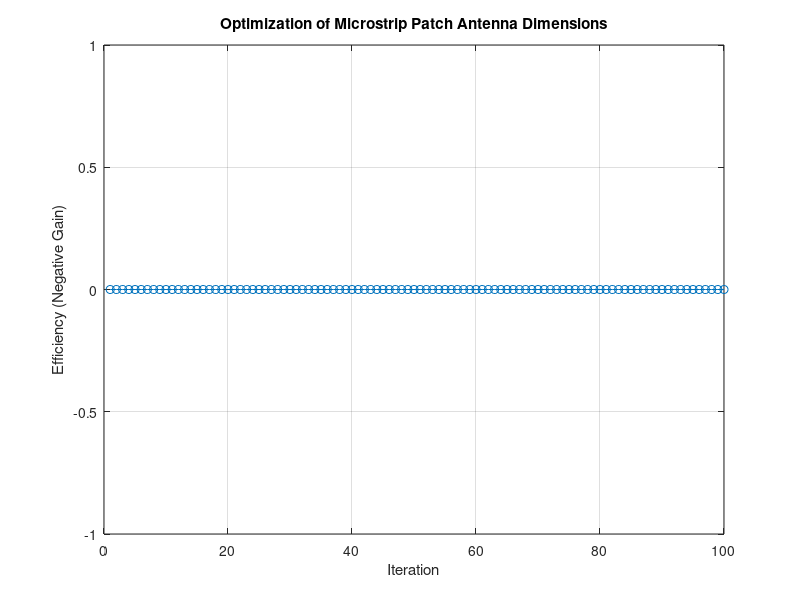

Recreate this plot in MATLAB.
clear all;
close all;
clc;

% Define the frequency for analysis
frequency = 1.5e9; % 1.5 GHz

% Define the initial guess for dimensions [length, width]
initialDimensions = [0.02, 0.02]; % Example initial dimensions (20 mm x 20 mm)

% Define bounds for the dimensions
lb = [0.01, 0.01]; % Lower bounds (10 mm x 10 mm)
ub = [0.03, 0.03]; % Upper bounds (30 mm x 30 mm)

% Set learning parameters for gradient descent
learningRate = 0.01;
tolerance = 1e-6;
maxIterations = 100;

% Initialize parameters
dimensions = initialDimensions;
performanceHistory = zeros(maxIterations, 1); % To store performance at each iteration

% Gradient descent loop
for iter = 1:maxIterations
    % Evaluate the performance of the current parameters
    try
        currentPerformance = objectiveFunction(dimensions, frequency);
        if isnan(currentPerformance)
            error('Invalid performance detected.');
        end
    catch ME
        disp('Error in objective function:');
        disp(ME.message);
        disp('Current dimensions:');
        disp(dimensions);
        break;
    end
    
    % Store the current performance
    performanceHistory(iter) = -currentPerformance;
    
    % Compute gradients (numerical approximation)
    grad = zeros(1, 2);
    epsilon = 1e-6;
    for i = 1:2
        delta = zeros(1, 2);
        delta(i) = epsilon;
        try
            grad(i) = (objectiveFunction(dimensions + delta, frequency) - currentPerformance) / epsilon;
        catch ME
            disp('Error in gradient computation:');
            disp(ME.message);
            disp('Current dimensions:');
            disp(dimensions);
            break;
        end
    end
    
    % Update parameters
    dimensions = dimensions - learningRate * grad;
    
    % Ensure dimensions stay within bounds
    dimensions = max(lb, min(ub, dimensions));
    
    % Check for convergence
    if norm(grad) < tolerance
        performanceHistory = performanceHistory(1:iter); % Trim unused part of the array
        break;
    end
end

% Display the optimal dimensions and performance
disp('Optimal Dimensions (Length, Width):');
disp(dimensions);
disp('Optimal Efficiency:');
try
    disp(objectiveFunction(dimensions, frequency));
catch ME
    disp('Error in final objective function evaluation:');
    disp(ME.message);
end

% Plot the performance over iterations
figure;
plot(1:length(performanceHistory), performanceHistory, '-o');
xlabel('Iteration');
ylabel('Efficiency (Negative Gain)');
title('Optimization of Microstrip Patch Antenna Dimensions');
grid on;

% Objective function to maximize efficiency
function performance = objectiveFunction(dimensions, frequency)
    % Validate dimensions
    if any(isnan(dimensions)) || any(dimensions <= 0)
        disp('Invalid dimensions detected.');
        performance = NaN;
        return;
    end
    
    % Create a simple microstrip patch antenna element
    helement = patchMicrostrip;
    helement.Conductor = metal('Copper');
    helement.Length = dimensions(1); % Length of the patch
    helement.Width = dimensions(2);  % Width of the patch
    helement.FeedOffset = [0, 0]; % Center feed
    
    % Define the linear array
    harray = linearArray;
    harray.Element = helement;
    
    % Analyze the antenna
    try
        % Calculate the gain at the specified frequency
        %patternData = pattern(harray, frequency, 0, 0); % Gain at broadside (0 degrees azimuth, 0 degrees elevation)
        %performance = -max(patternData); % Negative gain to maximize
        performance=efficiency(harray,frequency);
    catch ME
        disp('Error during efficiency calculation:');
        disp(ME.message);
        performance = NaN;
    end
end
